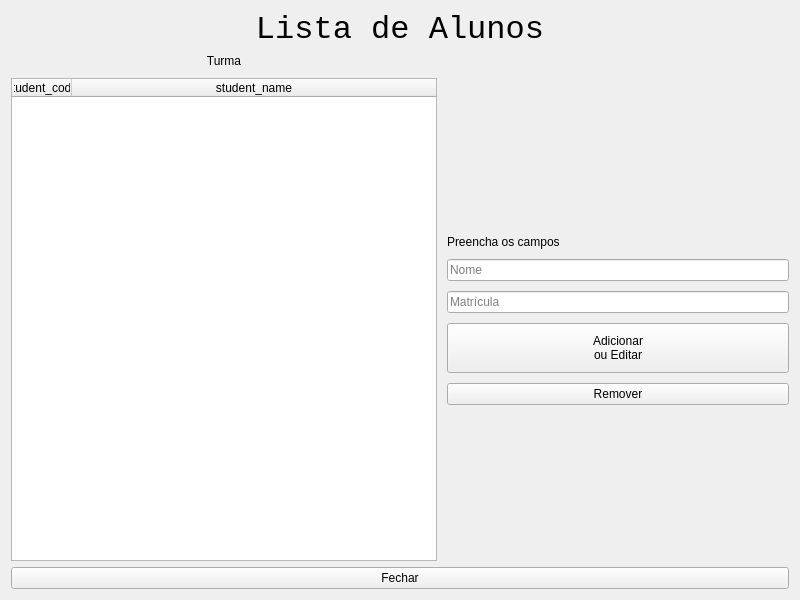
<?xml version="1.0" encoding="UTF-8"?>
<ui version="4.0">
 <class>Images_qW</class>
 <widget class="QWidget" name="Images_qW">
  <property name="geometry">
   <rect>
    <x>0</x>
    <y>0</y>
    <width>800</width>
    <height>600</height>
   </rect>
  </property>
  <property name="minimumSize">
   <size>
    <width>800</width>
    <height>600</height>
   </size>
  </property>
  <property name="windowTitle">
   <string>4Safety</string>
  </property>
  <layout class="QGridLayout" name="gridLayout">
   <item row="0" column="0">
    <layout class="QGridLayout" name="Images_qGL">
     <item row="6" column="0">
      <layout class="QGridLayout" name="Gallery_qGL">
       <property name="spacing">
        <number>10</number>
       </property>
       <item row="7" column="1">
        <widget class="QPushButton" name="remove_student_qPB">
         <property name="minimumSize">
          <size>
           <width>0</width>
           <height>20</height>
          </size>
         </property>
         <property name="text">
          <string>Remover</string>
         </property>
        </widget>
       </item>
       <item row="2" column="1">
        <spacer name="verticalSpacer_3">
         <property name="orientation">
          <enum>Qt::Vertical</enum>
         </property>
         <property name="sizeHint" stdset="0">
          <size>
           <width>20</width>
           <height>40</height>
          </size>
         </property>
        </spacer>
       </item>
       <item row="6" column="1">
        <widget class="QPushButton" name="add_student_qPB">
         <property name="minimumSize">
          <size>
           <width>0</width>
           <height>50</height>
          </size>
         </property>
         <property name="text">
          <string>Adicionar
ou Editar</string>
         </property>
        </widget>
       </item>
       <item row="8" column="1">
        <spacer name="verticalSpacer_2">
         <property name="orientation">
          <enum>Qt::Vertical</enum>
         </property>
         <property name="sizeHint" stdset="0">
          <size>
           <width>20</width>
           <height>40</height>
          </size>
         </property>
        </spacer>
       </item>
       <item row="0" column="0">
        <widget class="QLabel" name="class_name_qL">
         <property name="maximumSize">
          <size>
           <width>16777215</width>
           <height>20</height>
          </size>
         </property>
         <property name="text">
          <string>Turma</string>
         </property>
         <property name="alignment">
          <set>Qt::AlignCenter</set>
         </property>
        </widget>
       </item>
       <item row="4" column="1">
        <widget class="QLineEdit" name="student_name_qLE">
         <property name="placeholderText">
          <string>Nome</string>
         </property>
        </widget>
       </item>
       <item row="1" column="0" rowspan="9">
        <widget class="QTableWidget" name="student_qTW">
         <property name="minimumSize">
          <size>
           <width>300</width>
           <height>300</height>
          </size>
         </property>
         <property name="maximumSize">
          <size>
           <width>16777215</width>
           <height>16777215</height>
          </size>
         </property>
         <property name="sizeAdjustPolicy">
          <enum>QAbstractScrollArea::AdjustToContents</enum>
         </property>
         <property name="alternatingRowColors">
          <bool>true</bool>
         </property>
         <property name="selectionMode">
          <enum>QAbstractItemView::SingleSelection</enum>
         </property>
         <property name="selectionBehavior">
          <enum>QAbstractItemView::SelectRows</enum>
         </property>
         <property name="showGrid">
          <bool>true</bool>
         </property>
         <property name="gridStyle">
          <enum>Qt::SolidLine</enum>
         </property>
         <property name="sortingEnabled">
          <bool>true</bool>
         </property>
         <property name="wordWrap">
          <bool>false</bool>
         </property>
         <property name="cornerButtonEnabled">
          <bool>false</bool>
         </property>
         <property name="rowCount">
          <number>0</number>
         </property>
         <property name="columnCount">
          <number>2</number>
         </property>
         <attribute name="horizontalHeaderVisible">
          <bool>true</bool>
         </attribute>
         <attribute name="horizontalHeaderCascadingSectionResizes">
          <bool>false</bool>
         </attribute>
         <attribute name="horizontalHeaderMinimumSectionSize">
          <number>60</number>
         </attribute>
         <attribute name="horizontalHeaderDefaultSectionSize">
          <number>60</number>
         </attribute>
         <attribute name="horizontalHeaderShowSortIndicator" stdset="0">
          <bool>true</bool>
         </attribute>
         <attribute name="horizontalHeaderStretchLastSection">
          <bool>true</bool>
         </attribute>
         <attribute name="verticalHeaderVisible">
          <bool>true</bool>
         </attribute>
         <attribute name="verticalHeaderCascadingSectionResizes">
          <bool>false</bool>
         </attribute>
         <attribute name="verticalHeaderStretchLastSection">
          <bool>false</bool>
         </attribute>
         <column>
          <property name="text">
           <string>student_code</string>
          </property>
         </column>
         <column>
          <property name="text">
           <string>student_name</string>
          </property>
         </column>
        </widget>
       </item>
       <item row="5" column="1">
        <widget class="QLineEdit" name="student_code_qLE">
         <property name="placeholderText">
          <string>Matrícula</string>
         </property>
        </widget>
       </item>
       <item row="3" column="1">
        <widget class="QLabel" name="message_qLB">
         <property name="text">
          <string>Preencha os campos</string>
         </property>
         <property name="wordWrap">
          <bool>false</bool>
         </property>
        </widget>
       </item>
      </layout>
     </item>
     <item row="0" column="0">
      <widget class="QLabel" name="logo_qL">
       <property name="maximumSize">
        <size>
         <width>16777215</width>
         <height>50</height>
        </size>
       </property>
       <property name="font">
        <font>
         <family>Consolas</family>
         <pointsize>24</pointsize>
        </font>
       </property>
       <property name="text">
        <string>Lista de Alunos</string>
       </property>
       <property name="alignment">
        <set>Qt::AlignCenter</set>
       </property>
      </widget>
     </item>
    </layout>
   </item>
   <item row="1" column="0">
    <widget class="QPushButton" name="close_qPB">
     <property name="text">
      <string>Fechar</string>
     </property>
    </widget>
   </item>
  </layout>
 </widget>
 <tabstops>
  <tabstop>close_qPB</tabstop>
 </tabstops>
 <resources/>
 <connections/>
</ui>
